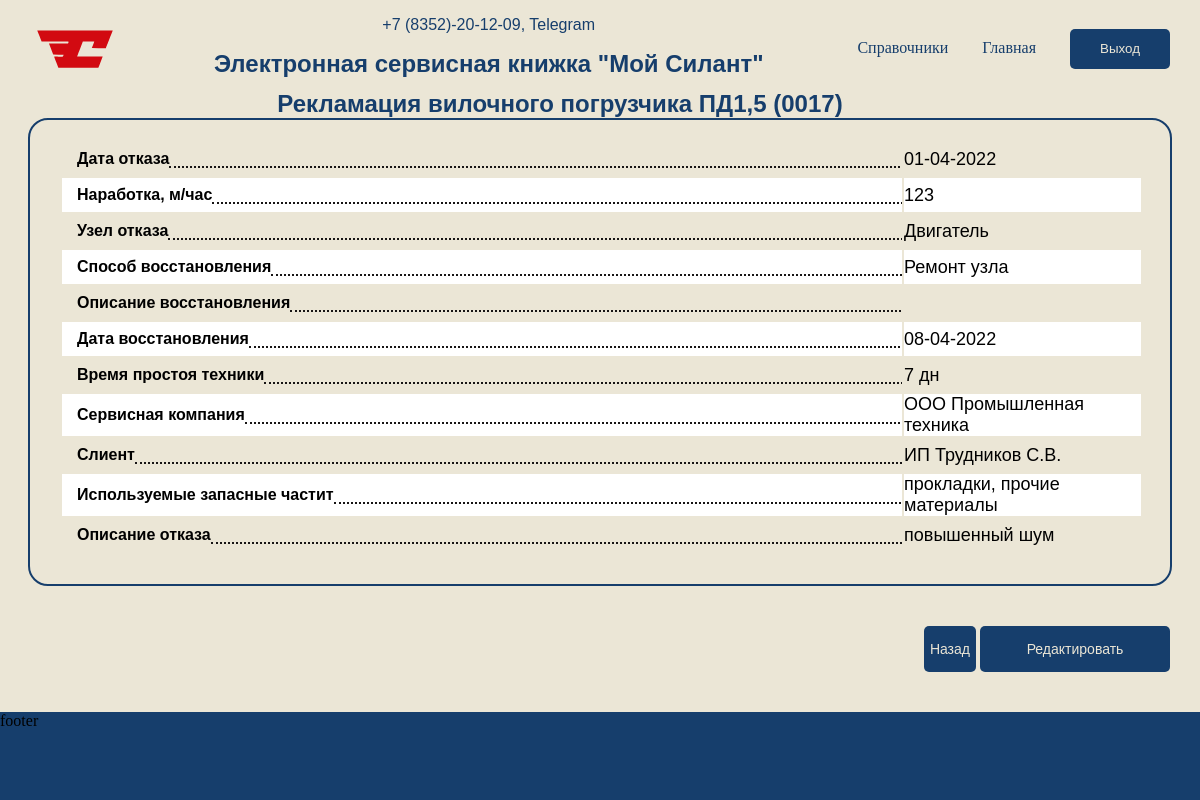
/complaints/1/ (signed in), run on the app's committed database.
### service/models.py (models this page shows, shortened)
class Complaints(models.Model):
    date_refusal = models.DateField(auto_now_add=False, verbose_name='Дата отказа')
    operating_time = models.IntegerField(default=0, verbose_name='Наработка, м/час')
    failure_node = models.ForeignKey(references.FailureNode, on_delete=models.PROTECT, verbose_name='Узел отказа')
    description_failure = models.TextField(verbose_name='Описание отказа')
    recovery_method = models.ForeignKey(references.RecoveryMethod, on_delete=models.PROTECT,
                                        verbose_name='Способ восстановления')
    list_spare_parts = models.TextField(verbose_name='Используемые запасные части')
    date_restoration = models.DateField(auto_now_add=False, blank=True, null=True, verbose_name='Дата восстановления')
    equipment_downtime = models.IntegerField(blank=True, null=True, verbose_name='Время простоя техники')
    car = models.ForeignKey(Car, on_delete=models.PROTECT, verbose_name='Mашина')
    service_company = models.ForeignKey(references.ServiceCompany, on_delete=models.PROTECT,
                                        verbose_name='Cервисная компания')
    class Meta:
        verbose_name = 'Рекламации'
        verbose_name_plural = 'Рекламации'

class Car(models.Model):
    factory_number = models.CharField(unique=True, max_length=128, verbose_name='Заводской номер')
    model_technique = models.ForeignKey(references.ModelTechnique, on_delete=models.PROTECT,
                                        verbose_name='Модель техники')
    engine_model = models.ForeignKey(references.EngineModel, on_delete=models.PROTECT, verbose_name='Модель двигателя')
    engine_serial_number = models.CharField(max_length=128, verbose_name='Зав. № двигателя')
    transmission_model = models.ForeignKey(references.TransmissionModel, on_delete=models.PROTECT,
                                           verbose_name='Модель трансмиссии')
    transmission_serial_numbers = models.CharField(max_length=128, verbose_name='Зав. № трансмиссии')
    model_drive_bridge = models.ForeignKey(references.ModelDriveBridge, on_delete=models.PROTECT,
                                           verbose_name='Модель ведущего моста')
    factory_number_drive_bridge = models.CharField(max_length=128, verbose_name='Зав. № ведущего моста')
    controlled_bridge_model = models.ForeignKey(references.ControlledBridgeModel, on_delete=models.PROTECT,
                                                verbose_name='Модель управляемого моста')
    factory_number_controlled_bridge = models.CharField(max_length=128, verbose_name='Зав. № управляемого моста')
    delivery_agreement = models.TextField(verbose_name='Договор поставки №, дата', blank=True, null=True)
    factory_shipment_date = models.DateField(auto_now_add=False, verbose_name='Дата отгрузки с завода')
    consignee = models.TextField(verbose_name='Грузополучатель')
    delivery_address = models.TextField(verbose_name='Адрес поставки')
    equipment = models.TextField(verbose_name='Комплектация (доп. опции)')
    client = models.OneToOneField(Profile, on_delete=models.PROTECT, verbose_name='Клиент')
    service_company = models.OneToOneField(references.ServiceCompany, on_delete=models.PROTECT,
                                           verbose_name='Сервисная компания')
    class Meta:
        verbose_name = 'Машины'
        verbose_name_plural = 'Машины'

### references/models.py (models this page shows)
class ModelTechnique(models.Model):
    title = models.CharField(max_length=128, verbose_name='Название')
    description = models.TextField(verbose_name='Описание', blank=True, null=True)
    class Meta:
        verbose_name = 'Модель техники'
        verbose_name_plural = 'Модель техники'
    def __str__(self):
        return f'{self.title} {self.description}'

class FailureNode(models.Model):
    title = models.CharField(max_length=128, verbose_name='Название')
    description = models.TextField(verbose_name='Описание', blank=True, null=True)
    class Meta:
        verbose_name = 'Узел отказа'
        verbose_name_plural = 'Узел отказа'
    def __str__(self):
        return f'{self.title} {self.description}'

class RecoveryMethod(models.Model):
    title = models.CharField(max_length=128, verbose_name='Название')
    description = models.TextField(verbose_name='Описание', blank=True, null=True)
    class Meta:
        verbose_name = 'Способ восстановления'
        verbose_name_plural = 'Способ восстановления'
    def __str__(self):
        return f'{self.title} {self.description}'

class ServiceCompany(models.Model):
    profile = models.OneToOneField(Profile, on_delete=models.PROTECT, verbose_name='Профиль сервисной компании ')
    title = models.CharField(max_length=128, verbose_name='Название')
    description = models.TextField(verbose_name='Описание', blank=True, null=True)
    class Meta:
        verbose_name = 'Сервисные компании'
        verbose_name_plural = 'Сервисные компании'
    def __str__(self):
        return f'{self.title} {self.description}'

### accounts/models.py (models this page shows, shortened)
class Profile(models.Model):
    client = 'CL'
    manager = 'MG'
    service_company = 'SC'
    POSITIONS = [
        (client, 'Клиент'),
        (manager, 'Менеджер'),
        (service_company, 'Сервисная компания')
    ]
    user = models.OneToOneField(User, on_delete=models.PROTECT, verbose_name='Пользователь ')
    position = models.CharField(max_length=2, choices=POSITIONS, default=client, verbose_name='Вид деятельности')
    class Meta:
        verbose_name = 'Профили'
        verbose_name_plural = 'Профили'

### service/views.py (the view)
# urls.py: path('complaints/<int:pk>/', views.ComplaintsDetail.as_view(), name='complaints_detail'),
class ComplaintsDetail(CustomPermissionRequiredMixin, DetailView):
    permission_required = 'service.view_complaints'
    model = Complaints
    template_name = 'service/complaints/complaints.html'
    context_object_name = 'complaints'

### templates/service/complaints/complaints.html (shortened to what this page needs)
{% extends 'base.html' %}
{% load static %}
{% block content %}
<div class="wrapper-content">
    {% if complaints %}
    <h2> Рекламация вилочного погрузчика {{ complaints.car.model_technique }}({{ complaints.car.factory_number }})</h2>
    <section>
        <table class="entity_table">
            <tbody>
            <tr>
                <td class="name"><span>Дата отказа</span></td>
                <td class="cur">{{ complaints.date_refusal |date:'d-m-Y'}}</td>
            </tr>
            <tr>
                <td class="name"><span>Наработка, м/час</span></td>
                <td class="cur">{{ complaints.operating_time }}</td>
            </tr>
            <tr>
                <td class="name"><span>Узел отказа</span></td>
                <td class="cur">{{ complaints.failure_node }}</td>
            </tr>
            <tr>
                <td class="name"><span>Способ восстановления</span></td>
                <td class="cur">{{ complaints.recovery_method }}</td>
            </tr>
            <tr>
                <td class="name"><span>Описание восстановления</span></td>
                <td class="cur">{{ complaints.recovery_method.description }}</td>
            </tr>
            <tr>
                <td class="name"><span>Дата восстановления</span></td>
                <td class="cur">{{ complaints.date_restoration |date:'d-m-Y'}}</td>
            </tr>
            <tr>
                <td class="name"><span>Время простоя техники</span></td>
                <td class="cur">{{ complaints.equipment_downtime }} дн</td>
            </tr>
            <tr>
                <td class="name"><span>Сервисная компания</span></td>
                <td class="cur">{{ complaints.service_company}}</td>
            </tr>
            <tr>
                <td class="name"><span>Слиент</span></td>
                <td class="cur">{{ complaints.car.client.user.first_name}}</td>
            </tr>
            <tr>
                <td class="name"><span>Используемые запасные частит</span></td>
                <td class="cur">{{ complaints.list_spare_parts}}</td>
            </tr>
            <tr>
                <td class="name"><span>Описание отказа</span></td>
                <td class="cur">{{ complaints.description_failure}}</td>
            </tr>
            </tbody>
        </table>
    </section>
    <div class="content-editing">
        <button class="history_back"> Назад </button>
        {% if perms.service.change_complaints %}
        <a href="{% url  'complaints_update' pk=complaints.id %}"><button>Редактировать</button></a>
        {% endif %}
    </div>
    {% endif %}
</div>
{% endblock content %}

### static/styles/base.css (style rules this page uses)
html, body { height: 100%; }
html { padding: 0; margin: 0; }
body { display: flex; flex-direction: column; align-items: center; min-height: 100%; max-width: 1440px; margin: 0 auto; padding: 0; background-color: white; }

### static/styles/common_entity_styles.css (style rules this page uses)
.wrapper-content { max-width: 100%; display: flex; flex-direction: column; align-items: center; }
.wrapper-content h2 { font-family: PT-Astra-Sans_Bold-Italic, sans-serif; color: #163E6C; margin: 0 80px 0 0; }
.wrapper-content section { width: 95%; border: 2px solid #163E6C; border-radius: 20px; margin: 0 0 0 0; }
.entity_table { width: 95%; margin: 20px 30px 30px 30px; }
.cur { font-family: PT-Astra-Sans_Bold-Italic, sans-serif; width: 22%; padding: 0; font-size: 18px; }
.name { font-family: PT-Astra-Sans_Regular, sans-serif; font-weight: bold; font-size: 16px; overflow: hidden; padding: 0; }
.name span { margin: 8px 0 8px 15px; display: inline-block; position: relative; }
.name span:after { content: ""; display: inline-block; border-bottom: 2px dotted #171515; position: absolute; left: 100%; right: -9999px; bottom: 0; }
.entity_table tbody tr:nth-child(even) { background: white; }
.content-editing { align-self: end; margin: 40px 30px 40px 0; }
.content-editing button { background-color: #163E6C; color: #EBE6D6; height: 46px; border: none; border-radius: 5px; font-family: PT-Astra-Sans_Bold-Italic, sans-serif; font-size: 14px; }
.content-editing a:nth-child(2) button { width: 190px; }

### data on the page
Complaints: car.model_technique "ПД1,5", car.factory_number "0017", date_refusal "01-04-2022", operating_time "123", failure_node "Двигатель", recovery_method "Ремонт узла", date_restoration "08-04-2022", equipment_downtime "7", service_company "ООО Промышленная техника", car.client.user.first_name "ИП Трудников С.В.", list_spare_parts "прокладки, прочие материалы", description_failure "повышенный шум"
